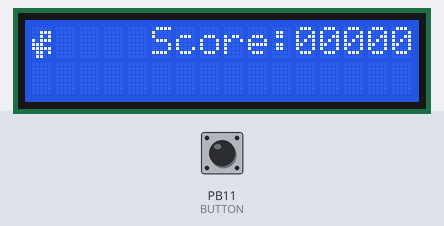
The sketch below on a simulated STM32 Blue Pill. Shown: 16×2 character LCD. The test bench sets the inputs (shaded band); at power-on: PB11 (BUTTON) HIGH.

Above: at 3.2 s.
3.3 s: PB11 (BUTTON) pulled LOW for 1 s
At 3.42 s:
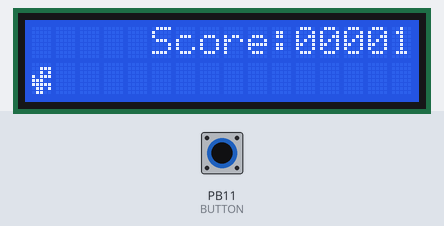
5.8 s: PB11 (BUTTON) pulled LOW for 0.15 s
At 7.2 s:
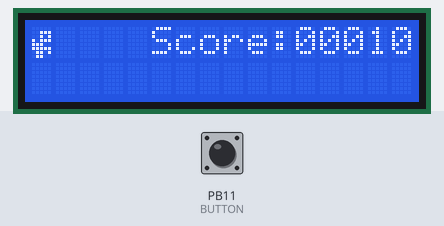
7.5 s: PB11 (BUTTON) pulled LOW for 0.15 s
At 8.7 s:
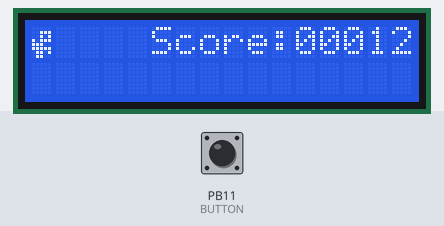
9.1 s: PB11 (BUTTON) pulled LOW for 1 s
At 11.4 s:
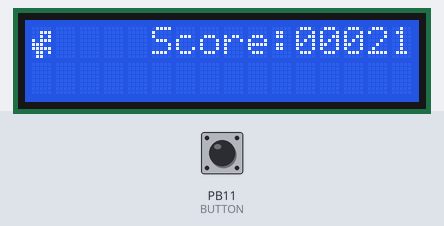
Timing chart, 0 to 12.6 s (numbered marks = the images above; inputs shaded):
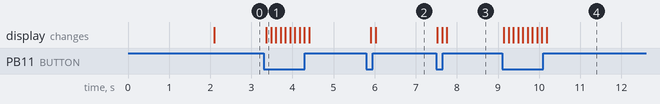

The sketch:

LCD_I2C_WARMUP.ino
```cpp
#include <LiquidCrystal_I2C.h>

#define DINO 0
#define BUTTON PB11

int score = 0;
bool DINO_LOWER_POS = false;
LiquidCrystal_I2C lcd(0x27, 16, 2);
byte dino [8]
{
    B00000,
    B00111,
    B00101,
    B10111,
    B11100,
    B11111,
    B01101,
    B01100,
};

void setup() {
    Serial.begin(9600);
    pinMode(BUTTON, INPUT_PULLUP);
    lcd.init();
    lcd.backlight();
    lcd.createChar(0, dino);
    lcd.setCursor(0, 0);
    lcd.print("Warm up!");
    delay(2000);
}

void score_board() {
    char score_board[13];
    sprintf(score_board, "Score:%05d", score);
    lcd.setCursor(5, 0);
    lcd.print(score_board);
}

void loop() {
    lcd.clear();
    int buttonState = digitalRead(BUTTON);
    if (buttonState == HIGH) {
        DINO_LOWER_POS = false;
        lcd.setCursor(0, 0);
        lcd.write(DINO);
    } else {
        DINO_LOWER_POS = true;
        lcd.setCursor(0, 1);
        lcd.write(DINO);
        score++;
    }
    score_board();
    delay(100);
}
```

Measured:
- after the input at 3.3 s, the display: changes after 0.07 s (image 1)
- after the input at 5.8 s, the display: first changes after 0.11 s (image 2 shows a later state)
- after the input at 7.5 s, the display: first changes at once (image 3 shows a later state)
- after the input at 9.1 s, the display: first changes at once (image 4 shows a later state)
